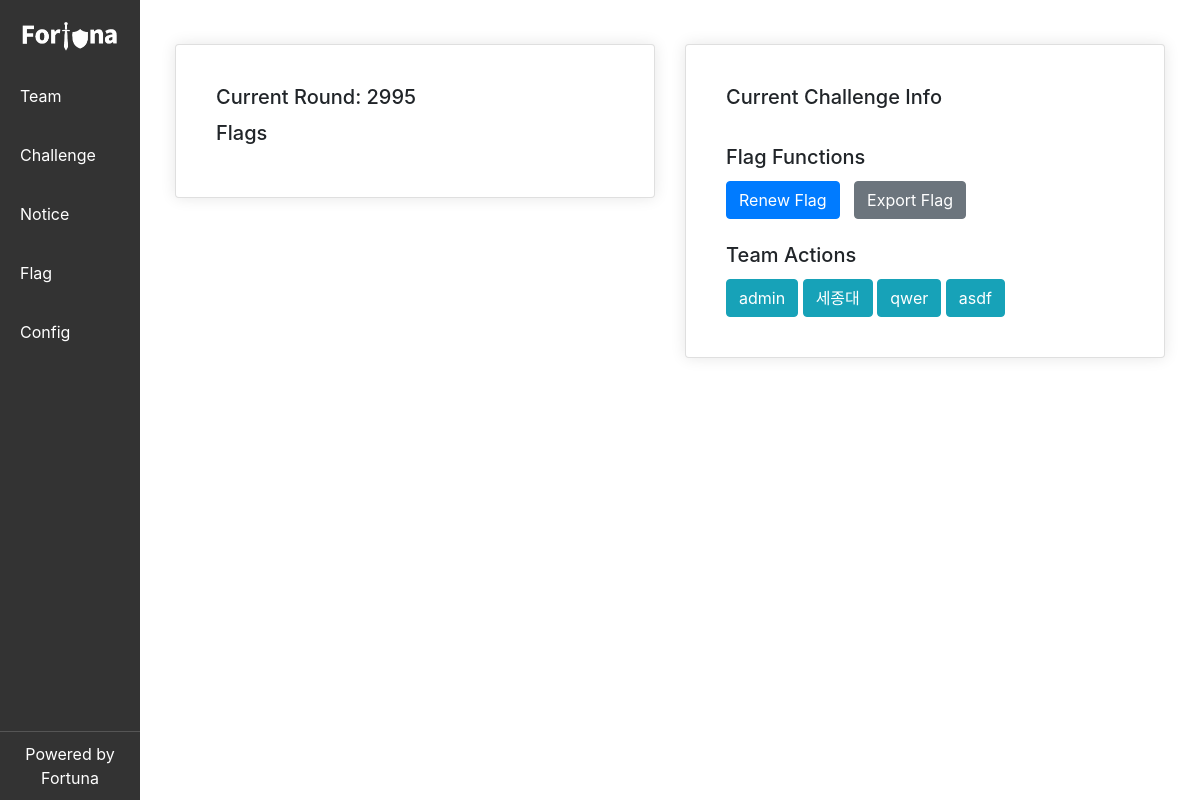
Page /manage/flag/ on the earlier database version.
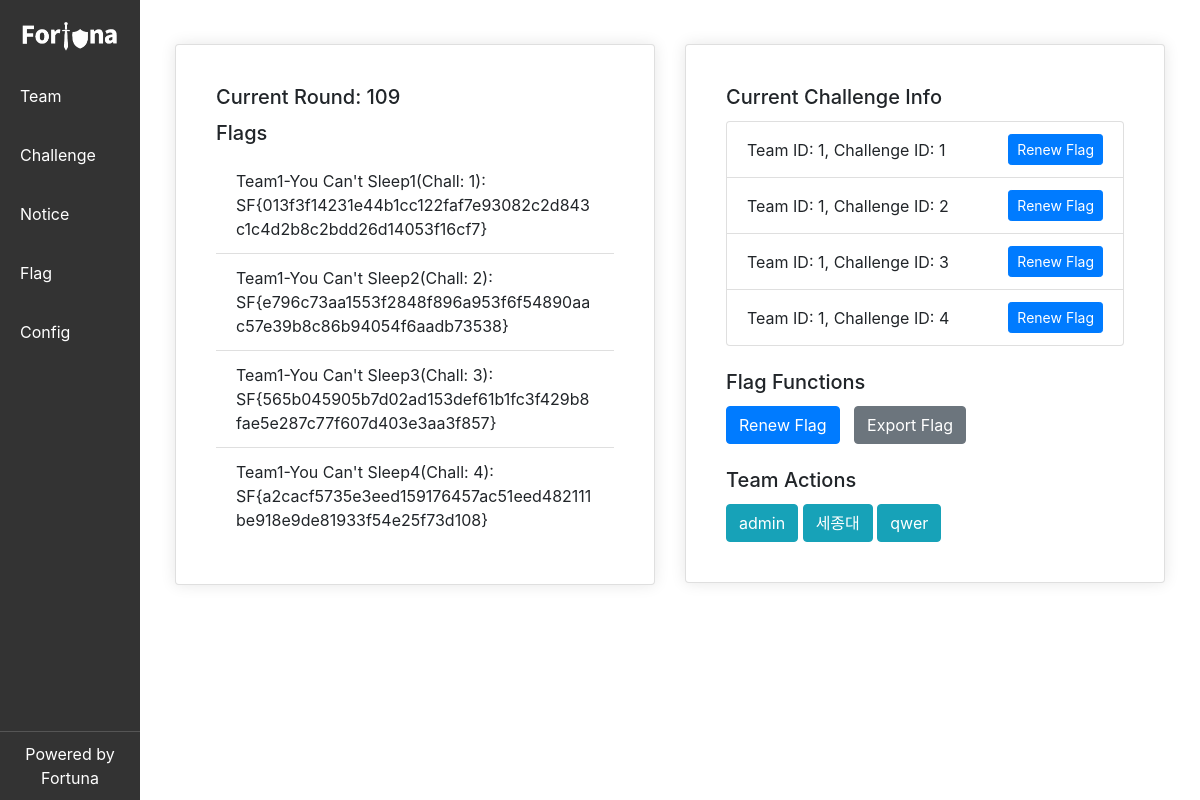
Same page on the later database version.
### account/models.py (models this page shows, shortened)
class Team(AbstractBaseUser, PermissionsMixin):
    created_at = models.DateTimeField(auto_now_add=True)
    name = models.CharField(max_length=255, unique=True)
    logo = models.CharField(max_length=255, null=True, blank=True)
    score = models.FloatField(null=True, blank=True)
    team_id = models.PositiveIntegerField(unique=True, blank=True)
    token = models.CharField(max_length=255, null=True, blank=True)
    is_staff = models.BooleanField(default=False)
    objects = CustomUserManager()
    USERNAME_FIELD = 'name'
    REQUIRED_FIELDS = []

### authentication/models.py (models this page shows, shortened)
class AuthInfo(models.Model):
    challenge_name = models.CharField(max_length=255, null=True)
    team_id = models.PositiveIntegerField(null=True, blank=True)
    challenge_id = models.IntegerField()
    round = models.IntegerField()
    flag = models.TextField()
    team_name = models.CharField(max_length=255, null=True)

### flag/views.py (the view)
# urls.py: path('flag/', flag.flag_view, name='flag'),
def flag_view(request):
    auth_info = AuthInfo.objects.all()  # 모든 AuthInfo 인스턴스를 가져옵니다.
    round = get_round_info()  # 현재 라운드 정보를 가져옵니다.
    round_info = AuthInfo.objects.filter(round=round)  # 현재 라운드의 AuthInfo 인스턴스를 가져옵니다.
    action_tries = ActionTry.objects.filter(round=round)
    teams = Team.objects.all()  # 모든 Team 인스턴스를 가져옵니다.
    round_info_with_gamebox = []
    for info in round_info:
        try:
            gamebox = GameBox.objects.get(challenge_id=info.challenge_id, team_id=info.team_id)
            info.gamebox = gamebox
        except GameBox.DoesNotExist:
            info.gamebox = None
        round_info_with_gamebox.append(info)
    return render(request, 'flag/flag.html', {
        'auth_info': auth_info,
        'round_info': round_info_with_gamebox,
        'round': round,
        'action_tries': action_tries,
        'teams': teams,
    })

### flag/views.py (called while the page is built)
def get_round_info():
    try:
        config = Config.objects.latest('created_at')
        now = timezone.localtime()
        elapsed_time = now - timezone.localtime(config.starttime)
        total_minutes = int(elapsed_time.total_seconds() // 60)
        current_round = total_minutes // config.round_time
        return current_round
    except Config.DoesNotExist:
        return 1  # Config가 없는 경우 기본값으로 1 반환

### templates/flag/flag.html (shortened to what this page needs)
{% extends 'manage/base.html' %}
{% block extra_css %}
<link href="https://stackpath.bootstrapcdn.com/bootstrap/4.5.2/css/bootstrap.min.css" rel="stylesheet">
{% endblock extra_css %}
{% block content %}
<div class="container-fluid mt-4">
    <div class="row">
        <div class="col-md-6">
            <div class="card">
                <div class="card-body">
                    <h5 class="card-title">Current Round: {{ round }}</h5>
                    <h5 class="card-title">Flags</h5>
                    <ul class="list-group list-group-flush scrollable-list">
                        {% for info in round_info %}
                        <li class="list-group-item">
                            Team{{info.team_id}}-{{ info.challenge_name }}(Chall: {{ info.challenge_id }}):
                            {{info.flag}}
                        </li>
                        {% endfor %}
                    </ul>
                </div>
            </div>
        </div>
        <div class="col-md-6">
            <div class="card">
                <div class="card-body">
                    <h5 class="card-title">Current Challenge Info</h5>
                    <ul class="list-group">
                        {% for info in round_info %}
                        <li class="list-group-item d-flex justify-content-between align-items-center">
                            Team ID: {{ info.team_id }}, Challenge ID: {{ info.challenge_id }}
                            <form action="{% url 'create_one_flag' info.team_id info.challenge_id %}" method="post"
                                style="display: inline-block;">
                                <button type="submit" class="btn btn-primary btn-sm">Renew Flag</button>
                            </form>
                        </li>
                        {% endfor %}
                    </ul>
                    <br>
                    <h5 class="card-title">Flag Functions</h5>
                    <form action="{% url 'create_flag' %}" method="post" style="display: inline;">
                        <button type="submit" class="btn btn-primary">Renew Flag</button>
                    </form>
                    <a href="{% url 'export_authinfo' %}" class="btn btn-secondary" style="margin-left: 10px;">Export
                        Flag
                    </a>
                    <br>
                    <br>
                    <h5 class="card-title">Team Actions</h5>
                        {% for team in teams %}
                        <button type="button" class="btn btn-info" onclick="openModalForTeam('{{ team.name }}')">{{ team.name }}</button>
                        {% endfor %}
                </div>
            </div>
        </div>
    </div>
</div>
{% endblock content %}

### templates/manage/base.html (shortened to what this page needs)
{% load static %}
<!DOCTYPE html>
<html>
<head>
    <link href="https://stackpath.bootstrapcdn.com/bootstrap/4.5.2/css/bootstrap.min.css" rel="stylesheet">
    <link href="{% static 'manage.css' %}" rel="stylesheet" />
    {% block extra_css %}{% endblock extra_css %}
</head>
<body>
    <div class="manage-container">
        <div class="manage-left-container">
            <nav class="manage-navbar">
                <div class="manage-nav-logo">
                    <a href="/manage/">
                        <img src="{% static 'demologo.png' %}" alt="logo">
                    </a>
                </div>
                <a href="/manage/team" class="manage-nav-item">Team</a>
                <a href="/manage/challenge" class="manage-nav-item">Challenge</a>
                <a href="/manage/notice" class="manage-nav-item">Notice</a>
                <a href="/manage/flag" class="manage-nav-item">Flag</a>
                <a href="/manage/config" class="manage-nav-item">Config</a>
            </nav>
            <div class="manage-footer">
                Powered by Fortuna
            </div>
        </div>
        <div class="manage-right-content">
            {% block content %}
            {% endblock content %}
        </div>
    </div>
</body>
</html>

### static/manage.css (style rules this page uses)
.col-md-6 { padding: 0 15px; }
.card { margin: 0 auto; padding: 20px; border-radius: 10px; box-shadow: 0 0 15px rgba(0, 0, 0, 0.1); }
.scrollable-list { max-height: 400px; overflow-y: auto; }
.manage-container { display: flex; height: 100vh; }
.manage-left-container { width: 140px; position: fixed; left: 0; top: 0; bottom: 0; background-color: #333; overflow-y: auto; }
.manage-right-content { flex-grow: 1; margin-left: 140px; padding: 20px; }
.manage-navbar { position: fixed; left: 0; top: 0; width: 140px; height: 100%; background-color: #333; padding: 20px 10px; }
.manage-nav-logo { text-align: center; margin-bottom: 20px; }
.manage-nav-logo img { max-width: 100px; height: auto; }
.manage-nav-item { display: block; color: white; text-decoration: none; margin-bottom: 15px; padding: 10px; border-radius: 5px; transition: background-color 0.3s, color 0.3s; }
.manage-footer { position: absolute; bottom: 0; width: 140px; text-align: center; color: white; padding: 10px 0; border-top: 1px solid #555; }

Differences in the rows shown:
removed Team: name "asdf"
added AuthInfo: team_id "1", challenge_name "You Can't Sleep1", challenge_id "1", flag "SF{013f3f14231e44b1cc122faf7e93082c2d843c1c4d2b8c2bdd26d14053f16cf7}"
added AuthInfo: team_id "1", challenge_name "You Can't Sleep2", challenge_id "2", flag "SF{e796c73aa1553f2848f896a953f6f54890aac57e39b8c86b94054f6aadb73538}"
added AuthInfo: team_id "1", challenge_name "You Can't Sleep3", challenge_id "3", flag "SF{565b045905b7d02ad153def61b1fc3f429b8fae5e287c77f607d403e3aa3f857}"
added AuthInfo: team_id "1", challenge_name "You Can't Sleep4", challenge_id "4", flag "SF{a2cacf5735e3eed159176457ac51eed482111be918e9de81933f54e25f73d108}"
Other differences:
{{ round }}: "2995" → "109"
